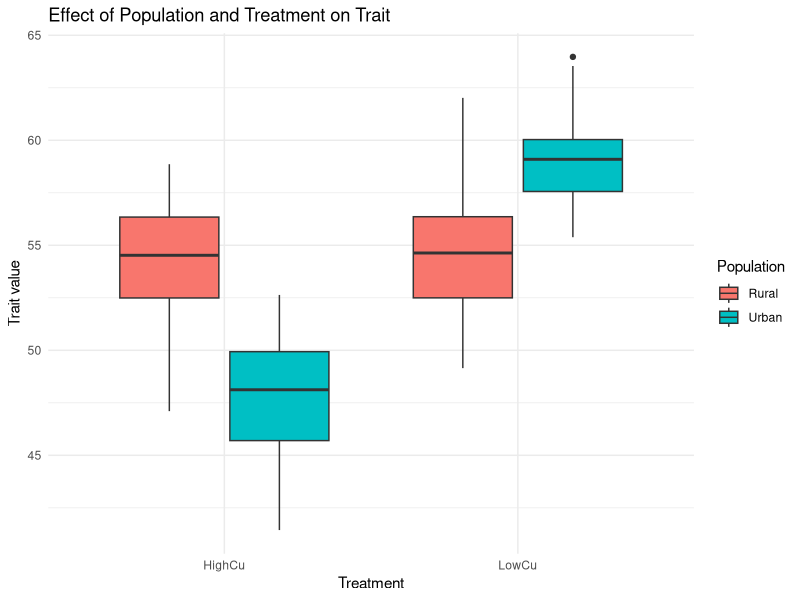
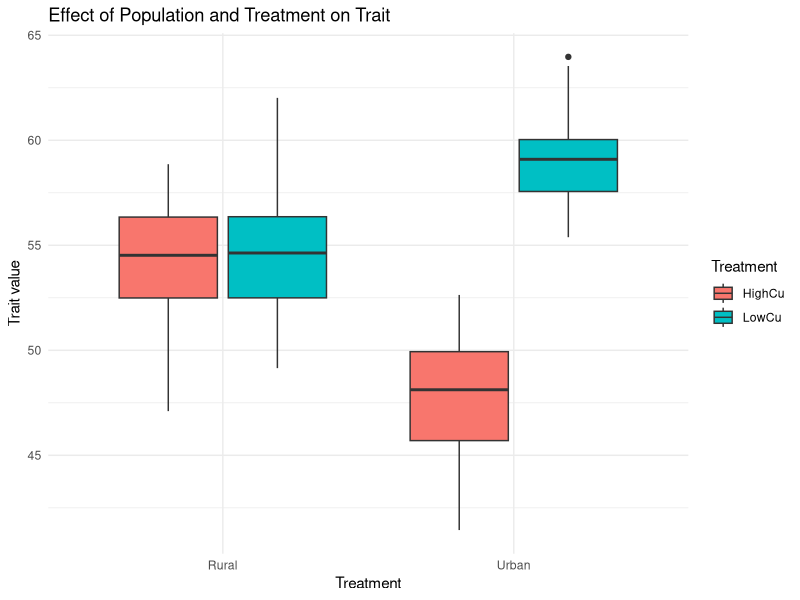
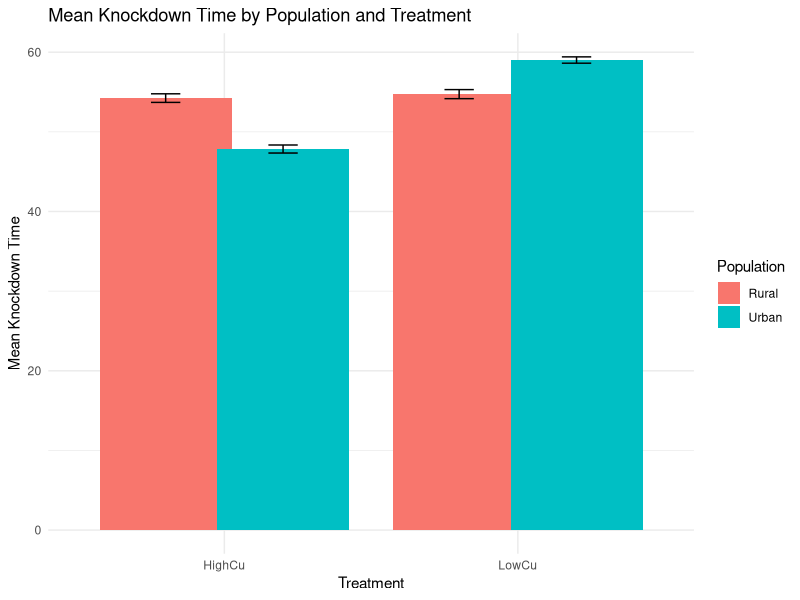
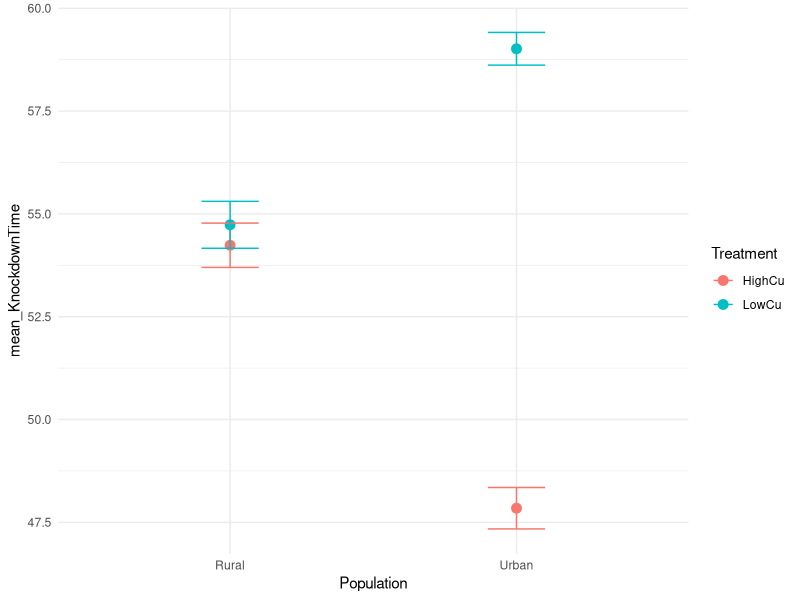

Write R code to recreate these figures, in order.
## ---- chunk 1
#start off with a clear working environment
rm(list =ls())

# Load dataset (make sure the file is in your working directory)
data <- read.csv("dataset_1.csv")

# Inspect the data
head(data)
str(data)

# Convert variables to factors if needed
data$Population <- as.factor(data$Population)
data$Treatment <- as.factor(data$Treatment)

table(data$Treatment, data$Population)
## ---- chunk 2
library(ggplot2)

#Figure 1

ggplot(data, aes(x = Treatment,y = KnockdownTime, fill = Population)) +
  geom_boxplot() +
  labs(
    x = "Treatment",
    y = "Trait value",
    title = "Effect of Population and Treatment on Trait"
  ) +
  theme_minimal()

#Insert a new code chunk, copy the code from above and try plotting the data with Population on the x and fill = Treatment



## ---- chunk 3
#Figure 2

#Here are three different plot types, plot data and then decide which shows the patterns clearest 

#You will need to modify all three figures to change whether you are comparing population next to each other or treatments next to each other. You will need to modify this bit of code 
#aes(x = Population, y = KnockdownTime, fill = Treatment)) and labels labs(
#   x = "Treatment",
#  y = "Trait value",
#  title = "Effect of Population and Treatment on Trait")


#boxplot
ggplot(data, aes(x = Population, y = KnockdownTime, fill = Treatment)) +
  geom_boxplot() +
  labs(
    x = "Treatment",
    y = "Trait value",
    title = "Effect of Population and Treatment on Trait"
  ) +
  theme_minimal()

# The code below creates means and standard errors which you can then plot
library(dplyr)

summary_data <- data %>%
  group_by(Population, Treatment) %>%
  summarise(
    mean_KnockdownTime = mean(KnockdownTime, na.rm = TRUE),
    se_KnockdownTime = sd(KnockdownTime, na.rm = TRUE) / sqrt(n())
  )  
# Ignore the summarise() grouping warning — it does not affect your results

summary_data

#Bar graph

ggplot(summary_data, aes(x = Treatment, y = mean_KnockdownTime, fill = Population)) +
  geom_col(position = position_dodge(width = 0.8)) +
  geom_errorbar(aes(ymin = mean_KnockdownTime - se_KnockdownTime,
                    ymax = mean_KnockdownTime + se_KnockdownTime),
                position = position_dodge(width = 0.8),
                width = 0.2) +
  labs(x = "Treatment",
       y = "Mean Knockdown Time",
       title = "Mean Knockdown Time by Population and Treatment") +
  theme_minimal()

# Dot plot with means and standard errors

ggplot(summary_data, aes(x = Population, y = mean_KnockdownTime, color = Treatment)) +
  geom_point(size = 3) +  # Plot mean values
  geom_errorbar(aes(ymin = mean_KnockdownTime - se_KnockdownTime, ymax = mean_KnockdownTime + se_KnockdownTime), width = 0.2) +
    theme_minimal()

#All three plot types are valid ways to display these data. Choose one to communicate your results in relation to your hypothesis. Re-run code for your chosen graph
